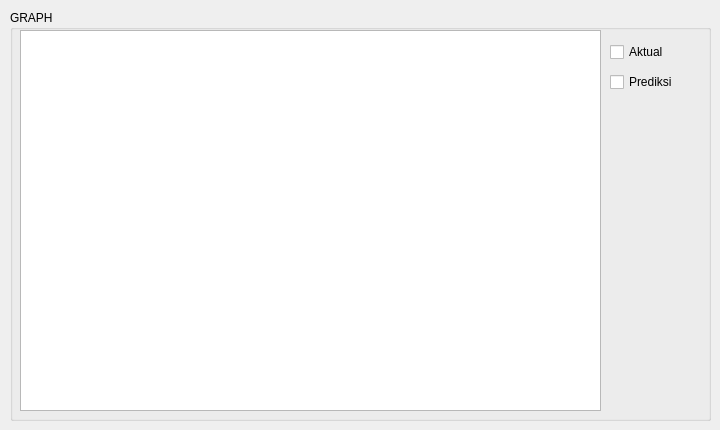
        <widget class="QWidget" name="widget">
         <attribute name="title">
          <string>ARIMA</string>
         </attribute>
         <widget class="QGroupBox" name="groupBox_25">
          <property name="geometry">
           <rect>
            <x>10</x>
            <y>10</y>
            <width>701</width>
            <height>411</height>
           </rect>
          </property>
          <property name="title">
           <string>GRAPH</string>
          </property>
          <widget class="QCheckBox" name="checkBox_arima_graph_PREDIKSI">
           <property name="geometry">
            <rect>
             <x>600</x>
             <y>60</y>
             <width>84</width>
             <height>24</height>
            </rect>
           </property>
           <property name="text">
            <string>Prediksi</string>
           </property>
          </widget>
          <widget class="QGraphicsView" name="graphicsView_ARIMA">
           <property name="geometry">
            <rect>
             <x>10</x>
             <y>20</y>
             <width>581</width>
             <height>381</height>
            </rect>
           </property>
          </widget>
          <widget class="QCheckBox" name="checkBox_arima_graph_AKTUAL">
           <property name="geometry">
            <rect>
             <x>600</x>
             <y>30</y>
             <width>84</width>
             <height>24</height>
            </rect>
           </property>
           <property name="text">
            <string>Aktual</string>
           </property>
          </widget>
         </widget>
        </widget>
